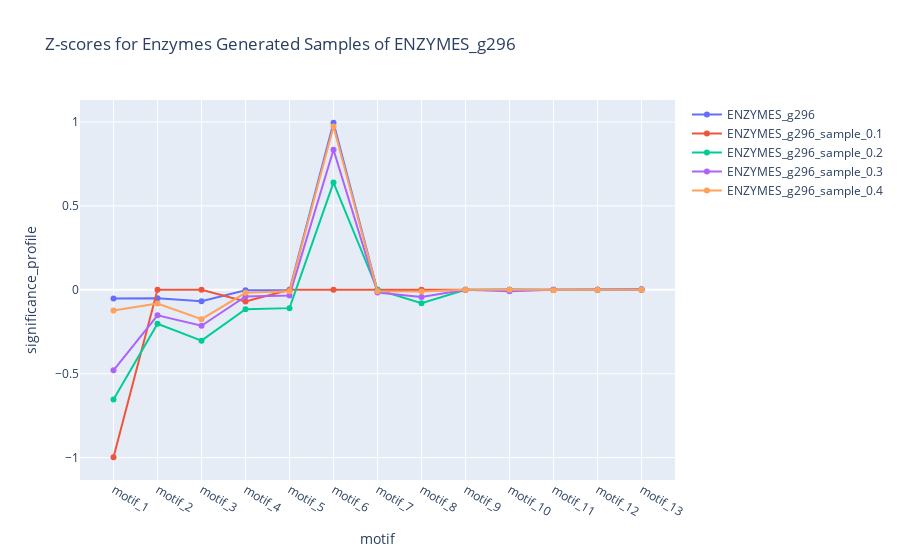

The code cell stored with this chart in its notebook:
### Markdown cell above
### Enzymes Samples for Each Original Graph

### Code cell
# Plot line chart of Z-scores for each sample size of the graph ENZYMES_g296
selected_graph = "ENZYMES_g296"
plot_line_chart(
    enzymes_df[enzymes_df["graph_name"].str.contains(selected_graph)],
    f"Z-scores for Enzymes Generated Samples of {selected_graph}",
    "motif",
    "significance_profile",
)

### Figure 1 — Plotly figure (JSON) as saved in the notebook; plotly's stock layout.template omitted (floating-point values rounded to 4 significant figures)
{"data": [{"mode": "lines+markers", "name": "ENZYMES_g296", "type": "scatter", "x": ["motif_1", "motif_2", "motif_3", "motif_4", "motif_5", "motif_6", "motif_7", "motif_8", "motif_9", "motif_10", "motif_11", "motif_12", "motif_13"], "y": [-0.05246, -0.05034, -0.06796, -0.003352, -0.003384, 0.995, -0.00533, -0.00286, -0.0003671, -0.0003671, -0.0008992, 0, 0.003671]}, {"mode": "lines+markers", "name": "ENZYMES_g296_sample_0.1", "type": "scatter", "x": ["motif_1", "motif_2", "motif_3", "motif_4", "motif_5", "motif_6", "motif_7", "motif_8", "motif_9", "motif_10", "motif_11", "motif_12", "motif_13"], "y": [-0.9976, 0, 0, -0.06987, 0, 0, 0, 0, 0, 0, 0, 0, 0]}, {"mode": "lines+markers", "name": "ENZYMES_g296_sample_0.2", "type": "scatter", "x": ["motif_1", "motif_2", "motif_3", "motif_4", "motif_5", "motif_6", "motif_7", "motif_8", "motif_9", "motif_10", "motif_11", "motif_12", "motif_13"], "y": [-0.6543, -0.2022, -0.3029, -0.1153, -0.1093, 0.6385, 0, -0.07964, 0, 0, 0, 0, 0]}, {"mode": "lines+markers", "name": "ENZYMES_g296_sample_0.3", "type": "scatter", "x": ["motif_1", "motif_2", "motif_3", "motif_4", "motif_5", "motif_6", "motif_7", "motif_8", "motif_9", "motif_10", "motif_11", "motif_12", "motif_13"], "y": [-0.4798, -0.1524, -0.2145, -0.03983, -0.03344, 0.8341, -0.01589, -0.04295, 0, -0.009388, 0, 0, 0]}, {"mode": "lines+markers", "name": "ENZYMES_g296_sample_0.4", "type": "scatter", "x": ["motif_1", "motif_2", "motif_3", "motif_4", "motif_5", "motif_6", "motif_7", "motif_8", "motif_9", "motif_10", "motif_11", "motif_12", "motif_13"], "y": [-0.1237, -0.08226, -0.1753, -0.0181, -0.009109, 0.9729, -0.008958, -0.01005, 0, 0, -0.003254, 0, 0]}], "layout": {"title": {"text": "Z-scores for Enzymes Generated Samples of ENZYMES_g296"}, "xaxis": {"title": {"text": "motif"}}, "yaxis": {"title": {"text": "significance_profile"}}}}
